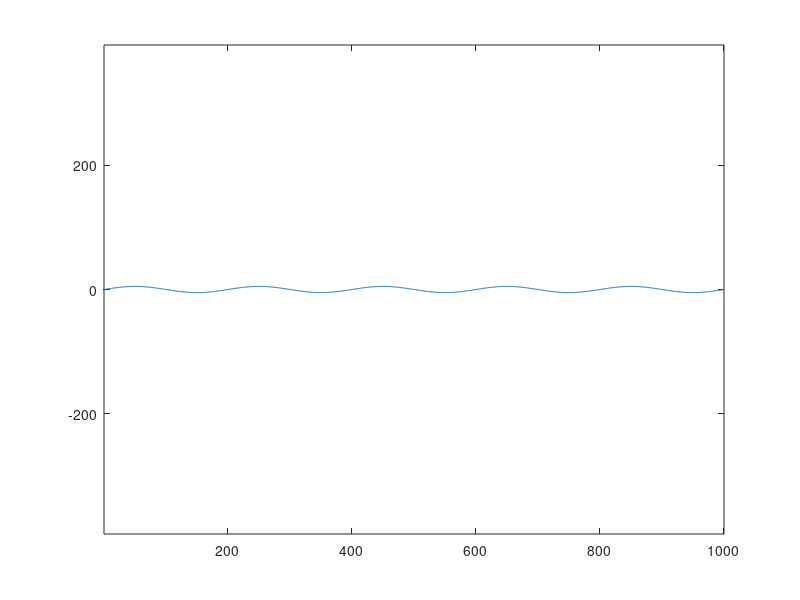

Recreate this plot in MATLAB.
amp = input("please enter the amplitude")
frec = input("please enter the frec")
t = linspace(0, 1, 1000)
sineplot = amp *sin(2*pi*frec*t)
plot(sineplot)
axis equal